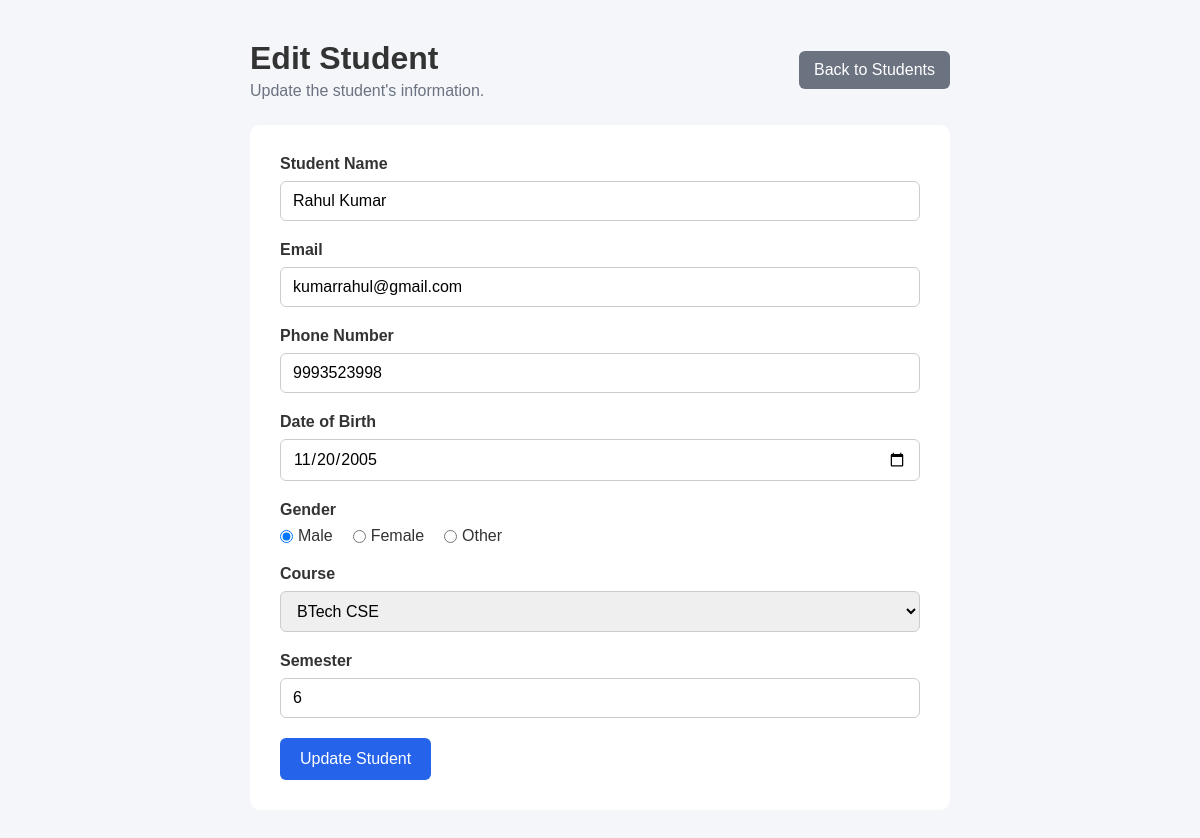
The app's page /edit_student.php?id=1 (signed in) with its own data.
### tables this page shows
CREATE TABLE `students` (
  `ID` int(11) NOT NULL,
  `Name` varchar(100) NOT NULL,
  `Email` varchar(100) NOT NULL,
  `Phone` varchar(15) DEFAULT NULL,
  `dob` date NOT NULL,
  `Course` varchar(50) NOT NULL,
  `Semester` int(2) DEFAULT NULL,
  `gender` varchar(10) NOT NULL,
  `created_at` timestamp NOT NULL DEFAULT current_timestamp()
);

### edit_student.php (the view, shortened to what this page needs)
<?php
require_once "config/database.php";
$id = (int) $_GET['id'];
$sql = "SELECT * FROM students WHERE ID = ?";
$stmt = mysqli_prepare($conn, $sql);
mysqli_stmt_bind_param($stmt, "i", $id);
mysqli_stmt_execute($stmt);
$result = mysqli_stmt_get_result($stmt);
$student = mysqli_fetch_assoc($result);
?>
<!DOCTYPE html>
<html lang="en">
<head>
    <link rel="stylesheet" href="css/style.css">
</head>
<body>
    <div class="form-container">
        <div class="form-header">
            <div>
                <h1>Edit Student</h1>
                <p>Update the student's information.</p>
            </div>
            <a href="students.php" class="back-btn">
                Back to Students
            </a>
        </div>
        <form action="" method="POST" class="student-form">
            <div class="form-group">
                <label for="name">Student Name</label>
                <input type="text"
                    name="name"
                    id="name"
                    value="<?php echo htmlspecialchars($student['Name']); ?>"
                    required>
            </div>
            <div class="form-group">
                <label for="email">Email</label>
                <input type="email"
                    name="email"
                    id="email"
                    value="<?php echo htmlspecialchars($student['Email']); ?>"
                    required>
            </div>
            <div class="form-group">
                <label for="phone">Phone Number</label>
                <input type="tel"
                    name="phone"
                    id="phone"
                    value="<?php echo htmlspecialchars($student['Phone']); ?>"
                    maxlength="10"
                    pattern="[0-9]{10}"
                    required>
            </div>
            <div class="form-group">
                <label for="dob">Date of Birth</label>
                <input type="date"
                    name="dob"
                    id="dob"
                    value="<?php echo htmlspecialchars($student['dob']); ?>"
                    required>
            </div>
            <div class="form-group">
                <label>Gender</label>
                <div class="radio-group">
                    <label>
                        <input type="radio"
                            name="gender"
                            value="Male"
                            <?php if ($student['gender'] == 'Male') echo 'checked'; ?>>
                        Male
                    </label>
                    <label>
                        <input type="radio"
                            name="gender"
                            value="Female"
                            <?php if ($student['gender'] == 'Female') echo 'checked'; ?>>
                        Female
                    </label>
                    <label>
                        <input type="radio"
                            name="gender"
                            value="Other"
                            <?php if ($student['gender'] == 'Other') echo 'checked'; ?>>
                        Other
                    </label>
                </div>
            </div>
            <div class="form-group">
                <label for="course">Course</label>
                <select name="course" id="course" required>
                    <option value="CSE"
                        <?php if ($student['Course'] == 'CSE') echo 'selected'; ?>>
                        BTech CSE
                    </option>
                </select>
            </div>
            <div class="form-group">
                <label for="semester">Semester</label>
                <input type="number"
                    name="semester"
                    id="semester"
                    min="1"
                    max="10"
                    value="<?php echo htmlspecialchars($student['Semester']); ?>"
                    required>
            </div>
            <button type="submit" name="update" class="submit-btn">
                Update Student
            </button>
        </form>
    </div>
</body>
</html>

### css/style.css (style rules this page uses)
* { margin: 0; padding: 0; box-sizing: border-box; font-family: Arial, sans-serif; }
body { background-color: #f4f6f9; color: #333; }
a { text-decoration: none; }
h1, h2, h3 { margin-top: 0; }
.form-container { width: 90%; max-width: 700px; margin: 40px auto; }
.form-header { display: flex; justify-content: space-between; align-items: center; margin-bottom: 25px; }
.form-header p { margin-top: 5px; color: #6b7280; }
.back-btn { background-color: #6b7280; color: white; padding: 10px 15px; border-radius: 6px; }
.student-form { background-color: white; padding: 30px; border-radius: 10px; }
.form-group { margin-bottom: 20px; }
.form-group > label { display: block; margin-bottom: 8px; font-weight: bold; }
.form-group input[type="text"], .form-group input[type="email"], .form-group input[type="tel"], .form-group input[type="date"], .form-group input[type="number"], .form-group select { width: 100%; padding: 10px 12px; border: 1px solid #ccc; border-radius: 6px; font-size: 16px; }
.radio-group { display: flex; gap: 20px; }
.radio-group label { display: flex; align-items: center; gap: 5px; font-weight: normal; }
.submit-btn { background-color: #2563eb; color: white; border: none; padding: 12px 20px; border-radius: 6px; font-size: 16px; cursor: pointer; }

### records on screen
students: name "Rahul Kumar", email "kumarrahul@gmail.com", phone "9993523998", dob "11/20/2005", gender "☑ Male", gender "☐ Female", gender "☐ Other", course "BTech CSE", semester "6"
